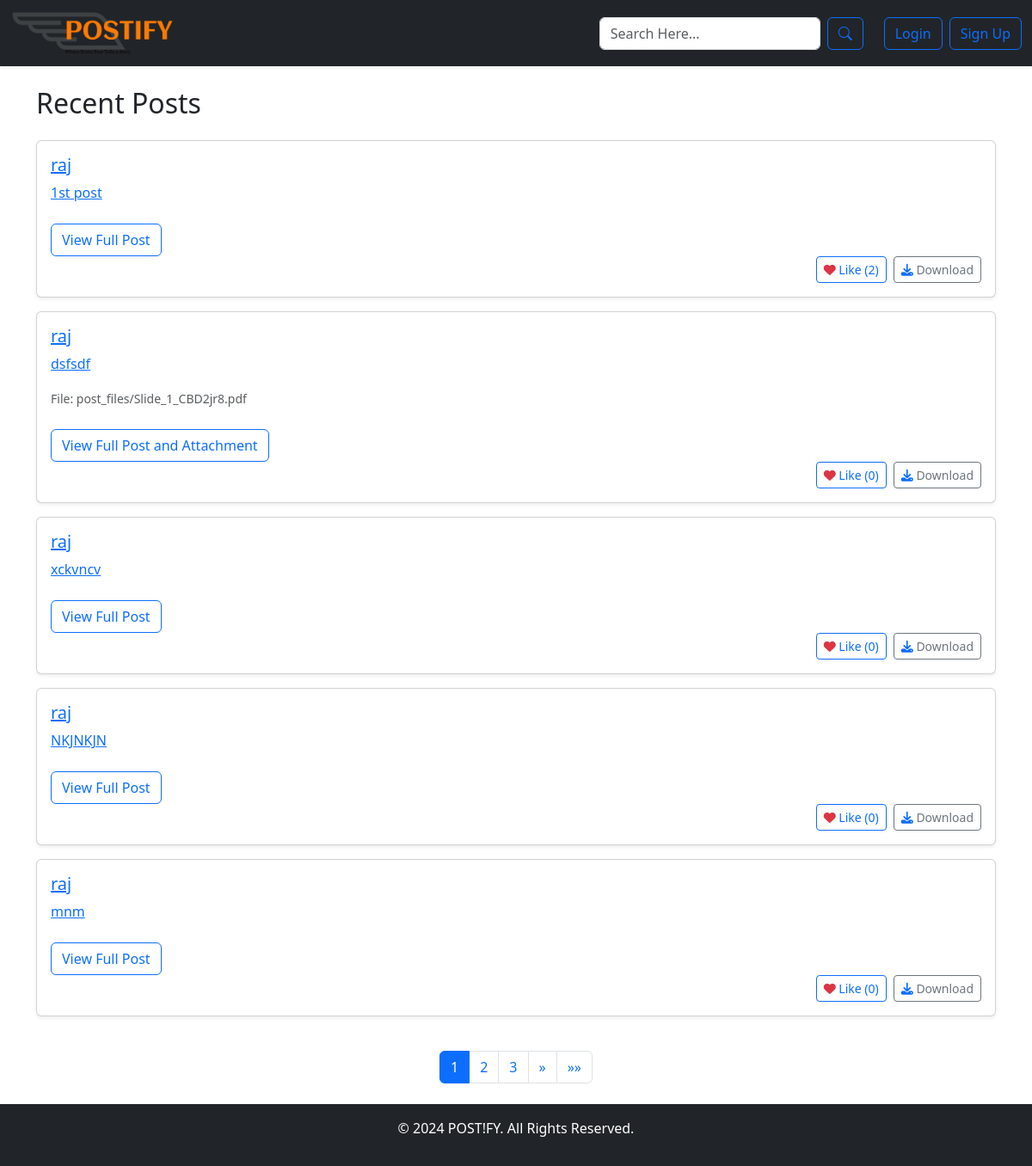
Before: / with the older database file.
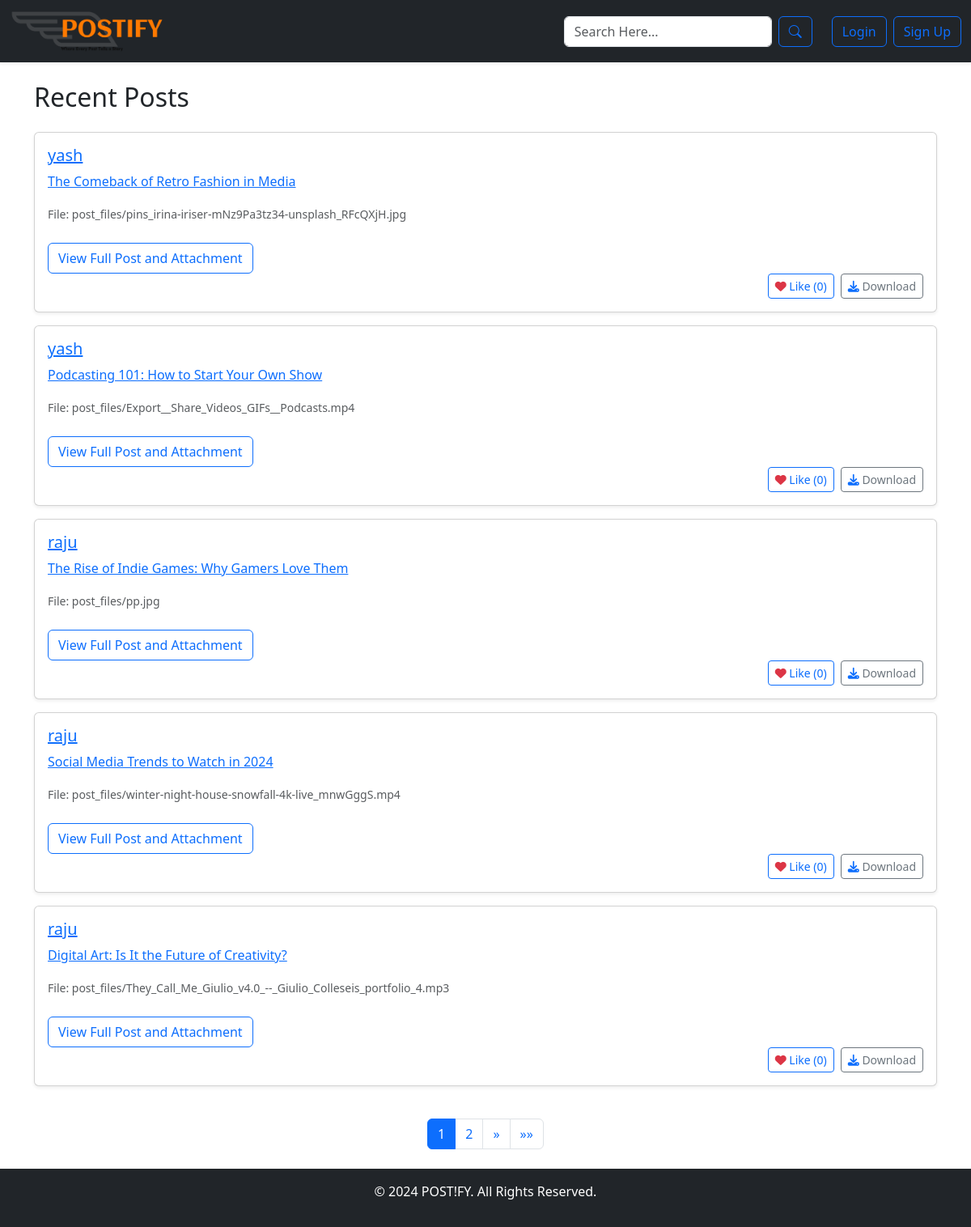
After: the same page with the newer database file.
### app/models.py (models this page shows, shortened)
class Post(models.Model):
    user = models.ForeignKey(User, on_delete=models.CASCADE)
    title = models.CharField(max_length=255)
    content = models.TextField()
    file = models.FileField(upload_to='post_files/', null=True, blank=True)
    created_at = models.DateTimeField(auto_now_add=True)
    def like_count(self):
        return self.likes.count()

### app/views.py (the view)
# urls.py: path('', views.home, name='home'),
def home(request):
    posts_list = Post.objects.all().order_by('-created_at')
    paginator = Paginator(posts_list, 5)
    page_number = request.GET.get('page')
    posts = paginator.get_page(page_number)
    return render(request, 'home.html', {'posts': posts})

### templates/home.html (shortened to what this page needs)
{% extends 'base.html' %}
{% block content %}
    <div class="container mt-4">
        <h2 class="mb-4">Recent Posts</h2>
        <div class="row">
            {% for post in posts %}
                <div class="col-12 d-flex align-items-stretch">
                    <div class="card shadow-sm mb-3 w-100">
                        <div class="card-body">
                            <h5 class="card-title">
                                <a href="{% url 'post_detail' post.id %}">{{ post.user.username }}</a>
                            </h5>
                            <p class="card-text">
                                <a href="{% url 'post_detail' post.id %}">{{ post.title }}</a>
                            </p>
                            {% if post.file %}
                                <p class="card-text">
                                    <small class="text-muted">File: {{ post.file.name }}</small>
                                </p>
                                <a href="{% url 'post_detail' post.id %}" class="btn btn-outline-primary mt-2">
                                    View Full Post and Attachment
                                </a>
                            {% else %}
                                <a href="{% url 'post_detail' post.id %}" class="btn btn-outline-primary mt-2">
                                    View Full Post
                                </a>
                            {% endif %}
                            <div class="d-flex justify-content-end">
                                <a href="{% url 'like_post' post.id %}" class="btn btn-sm btn-outline-primary me-2">
                                    <i class="fa-solid fa-heart text-danger"></i> Like ({{ post.like_count }})
                                </a>
                                <a href="{% url 'download_file' post.id %}" class="btn btn-sm btn-outline-secondary">
                                    <i class="fa-solid fa-download text-primary"></i> Download
                                </a>
                            </div>
                        </div>
                    </div>
                </div>
            {% endfor %}
        </div>
        <nav aria-label="Page navigation">
            <ul class="pagination justify-content-center mt-4">
                {% for num in posts.paginator.page_range %}
                    {% if posts.number == num %}
                        <li class="page-item active">
                            <span class="page-link">{{ num }}</span>
                        </li>
                    {% elif num > posts.number|add:'-3' and num < posts.number|add:'3' %}
                        <li class="page-item">
                            <a class="page-link" href="?page={{ num }}">{{ num }}</a>
                        </li>
                    {% endif %}
                {% endfor %}
                {% if posts.has_next %}
                    <li class="page-item">
                        <a class="page-link" href="?page={{ posts.next_page_number }}" aria-label="Next">
                            <span aria-hidden="true">&raquo;</span>
                        </a>
                    </li>
                    <li class="page-item">
                        <a class="page-link" href="?page={{ posts.paginator.num_pages }}" aria-label="Last">
                            <span aria-hidden="true">&raquo;&raquo;</span>
                        </a>
                    </li>
                {% endif %}
            </ul>
        </nav>
    </div>
{% endblock %}

Changed rows visible on the page:
removed Post: user.username "raj", title "1st post", file "View Full Post", like_count "2"
removed Post: user.username "raj", title "dsfsdf", file.name "post_files/Slide_1_CBD2jr8.pdf", like_count "0"
removed Post: user.username "raj", title "xckvncv", file "View Full Post", like_count "0"
removed Post: user.username "raj", title "NKJNKJN", file "View Full Post", like_count "0"
removed Post: user.username "raj", title "mnm", file "View Full Post", like_count "0"
now on this page (row edited): Post: user.username "yash", title "The Comeback of Retro Fashion in Media", file.name "post_files/pins_irina-iriser-mNz9Pa3tz34-unsplash_RFcQXjH.jpg", like_count "0"
now on this page (row edited): Post: user.username "yash", title "Podcasting 101: How to Start Your Own Show", file.name "post_files/Export__Share_Videos_GIFs__Podcasts.mp4", like_count "0"
now on this page (row edited): Post: user.username "raju", title "The Rise of Indie Games: Why Gamers Love Them", file.name "post_files/pp.jpg", like_count "0"
now on this page (row edited): Post: user.username "raju", title "Social Media Trends to Watch in 2024", file.name "post_files/winter-night-house-snowfall-4k-live_mnwGggS.mp4", like_count "0"
now on this page (row edited): Post: user.username "raju", title "Digital Art: Is It the Future of Creativity?", file.name "post_files/They_Call_Me_Giulio_v4.0_--_Giulio_Colleseis_portfolio_4.mp3", like_count "0"
Other visible differences:
list line gone: "3"
